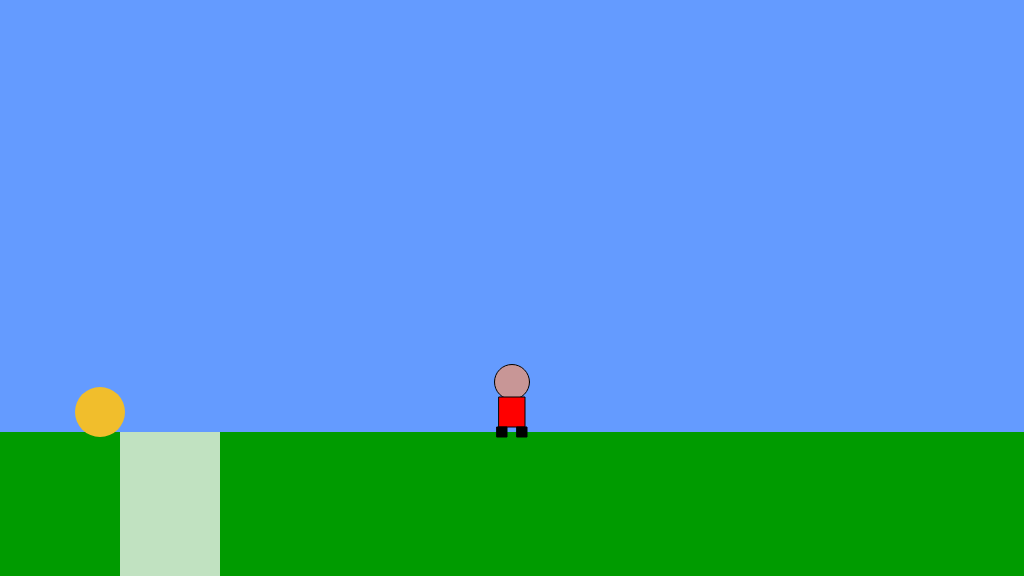
Frame 1 (no input)
Frame 60 (no input): identical to frame 1, image omitted
Frame 120 (the mouse pressed at the canvas centre since frame 60): identical to frame 1, image omitted

The p5.js sketch that drew this single still picture (run headless with seeded random() and noise() and a simulated clock; from frame 60 on, the mouse is pressed at the canvas centre):

// p5.js sketch
// ── sketch.js
/*

The Game Project

Week 3

Game interaction

*/


var gameChar_x;
var gameChar_y;
var floorPos_y;

var isLeft;
var isRight;
var isPlummeting;
var isFalling;

var collectable;
var canyon;

function setup() {
	createCanvas(1024, 576);
	floorPos_y = height * 3 / 4;
	gameChar_x = width / 2;
	gameChar_y = floorPos_y;

	isLeft = false;
	isRight = false;
	isPlummeting = false;
	isFalling = false;

	collectable = {
		x_pos: 100,
		y_pos: floorPos_y,
		size: 50, isFound: false
	};

	//redo the canyon
	canyon = {
		x_pos: 120,
		width: 100
	};
}

function draw() {

	///////////DRAWING CODE//////////

	background(100, 155, 255); //fill the sky blue


	noStroke();
	fill(0, 155, 0);
	rect(0, floorPos_y, width, height - floorPos_y); //draw some green ground

	//draw the canyon
	fill(246,246,246, 200);
	//triangle(156, 432, 235, 577, 301, 432)
	rect(canyon.x_pos,floorPos_y, canyon.width, floorPos_y )
	// triangle(canyon.x_pos , floorPos_y,
	// ((canyon.x_pos / 2 )+ (canyon.width * 2)), floorPos_y + 177, (canyon.width * 4) , floorPos_y, );
	if (gameChar_x >= canyon.x_pos && gameChar_x <= (canyon.x_pos + canyon.width)  && gameChar_y >= floorPos_y ) {
		isPlummeting = true;
	}

	if (isPlummeting == true) {
		gameChar_y += 15;
	}

	//collectable
 	if (dist(gameChar_x, gameChar_y, collectable.x_pos, collectable.y_pos) < 20) {
		collectable.isFound = true;
	}
	if (collectable.isFound == false) {
		fill(241, 190, 44);
		// ellipse(505, 412, 40);
		ellipse(collectable.x_pos , collectable.y_pos - 20, collectable.size);
	}

	stroke(0);
	//the game character
	if (isLeft && isFalling) {
		// add your jumping-left code
		fill(255, 150, 150);
		ellipse(gameChar_x, gameChar_y - 50, 35);
		fill(255, 0, 0);
		rect(gameChar_x - 2, gameChar_y - 35, 5, 20);
		quad(gameChar_x - 20, gameChar_y - 18, gameChar_x, gameChar_y - 35, gameChar_x - 3, gameChar_y - 26);
		quad(gameChar_x + 2, gameChar_y - 32, gameChar_x + 22, gameChar_y - 40, gameChar_x + 3, gameChar_y - 28);
		fill(0);
		quad(gameChar_x + 3, gameChar_y - 15, gameChar_x + 9, gameChar_y - 8, gameChar_x + 9, gameChar_y, gameChar_x - 1, gameChar_y - 15);

	}
	else if (isRight && isFalling) {
		// add your jumping-right code
		fill(255, 150, 150);
		ellipse(gameChar_x, gameChar_y - 50, 35);
		fill(255, 0, 0);
		rect(gameChar_x - 2, gameChar_y - 35, 5, 20);
		quad(gameChar_x - 20, gameChar_y - 18, gameChar_x, gameChar_y - 35, gameChar_x - 3, gameChar_y - 26);
		quad(gameChar_x + 2, gameChar_y - 32, gameChar_x + 22, gameChar_y - 40, gameChar_x + 3, gameChar_y - 28);
		fill(0);
		quad(gameChar_x - 2, gameChar_y - 16, gameChar_x - 11, gameChar_y - 2,
			gameChar_x - 5, gameChar_y - 2, gameChar_x, gameChar_y - 15);
		quad(gameChar_x + 1, gameChar_y - 16, gameChar_x + 8,
			gameChar_y - 10, gameChar_x + 3, gameChar_y - 7, gameChar_x, gameChar_y - 15)
	}
	else if (isLeft) {
		// add your walking left code
		fill(0);
		rect(gameChar_x - 12, gameChar_y - 10, 15, 10);
		fill(255, 0, 0);
		rect(gameChar_x - 10, gameChar_y - 55, 20, 50);
		fill(255, 0, 0);
		ellipse(gameChar_x, gameChar_y - 55, 25, 40);
		fill(35);
		rect(gameChar_x, gameChar_y - 10, 15, 10)

	}
	else if (isRight) {
		// add your walking right code
		fill(0);
		rect(gameChar_x, gameChar_y - 10, 15, 10);
		fill(255, 0, 0);
		rect(gameChar_x - 10, gameChar_y - 55, 20, 50);
		fill(255, 150, 150);
		ellipse(gameChar_x, gameChar_y - 55, 25, 40);
		fill(35);
		rect(gameChar_x - 12, gameChar_y - 10, 15, 10);
	}
	else if (isFalling || isPlummeting) {
		// add your jumping facing forwards code
		fill(255, 0, 0);
		rect(gameChar_x - 10, gameChar_y - 50, 20, 40);
		fill(255, 150, 150);
		ellipse(gameChar_x, gameChar_y - 50, 35);
		ellipse(gameChar_x - 10, gameChar_y - 28, 6, 10);
		ellipse(gameChar_x + 10, gameChar_y - 28, 6, 10);
		fill(0);
		rect(gameChar_x - 10, gameChar_y - 20, 5, 10);
		rect(gameChar_x + 5, gameChar_y - 20, 5, 10);

	}
	else {
		// add your standing front facing code
		fill(200, 150, 150);
		ellipse(gameChar_x, gameChar_y - 50, 35);

		fill(255, 0, 0);
		rect(gameChar_x - 13, gameChar_y - 35, 26, 30);

		fill(0);
		rect(gameChar_x - 15, gameChar_y - 5, 10, 10);
		rect(gameChar_x + 5, gameChar_y - 5, 10, 10);

	}

	///////////INTERACTION CODE//////////
	//Put conditional statements to move the game character below here

	if (isLeft == true) {
		gameChar_x -= 5;
	}

	if (isRight == true) {
		gameChar_x += 5;
	}

	if (gameChar_y < floorPos_y) {
		gameChar_y += 1;
		isFalling = true;
	}
	else {
		isFalling = false;
	}
}


function keyPressed() {
	// if statements to control the animation of the character when
	// keys are pressed.

	//open up the console to see how these work
	console.log("keyPressed: " + key);
	console.log("keyPressed: " + keyCode);

	if (keyCode == 37) {
		console.log("left arrow")
		isLeft = true;
	}
	else if (keyCode == 39) {
		console.log("right arrow");
		isRight = true;
	}
	if (keyCode == 32 && (gameChar_y == floorPos_y)) {
		console.log("jump arrow");

		gameChar_y -= 100;
	}

	console.log(gameChar_y, floorPos_y)

}

function keyReleased() {
	// if statements to control the animation of the character when
	// keys are released.

	console.log("keyReleased: " + key);
	console.log("keyReleased: " + keyCode);

	if (keyCode == 37) {
		console.log("left arrow")
		isLeft = false;
	}
	else if (keyCode == 39) {
		console.log("right arrow");
		isRight = false;
	}
}
